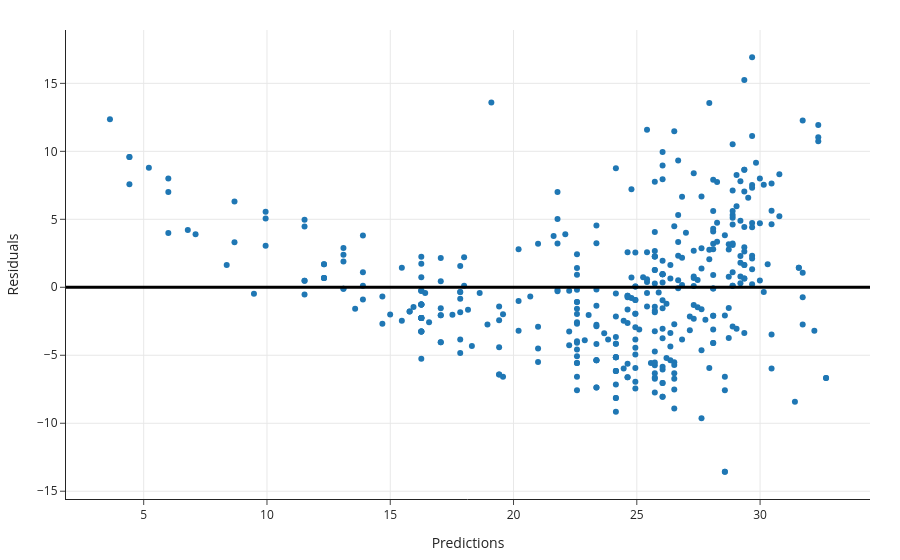

This figure's notebook cell:
### Markdown cell above
Our regression line doesn't capture the curvature in the relationship between `'horsepower'` and `'mpg'`.

Let's look at the residuals:

### Code cell
res = mpg.assign(
    Predictions=car_model.predict(mpg[['horsepower']]),
    Residuals=mpg['mpg'] - car_model.predict(mpg[['horsepower']]),
)
fig = px.scatter(res, x='Predictions', y='Residuals')
fig.add_hline(0, line_width=3, opacity=1)

### Figure 1 — Plotly figure (JSON) as saved in the notebook; plotly's stock layout.template omitted (floating-point values rounded to 4 significant figures; data arrays with more than 128 entries replaced by an {"elided": "..."} marker saying what was removed)
{"data": [{"hovertemplate": "Predictions=%{x}<br>Residuals=%{y}<extra></extra>", "legendgroup": "", "marker": {"color": "#1F77B4", "symbol": "circle"}, "mode": "markers", "name": "", "orientation": "v", "showlegend": false, "type": "scatter", "x": {"elided": "392 float values"}, "xaxis": "x", "y": {"elided": "392 float values"}, "yaxis": "y"}], "layout": {"autosize": true, "legend": {"tracegroupgap": 0}, "shapes": [{"line": {"width": 3}, "opacity": 1, "type": "line", "x0": 0, "x1": 1, "xref": "x domain", "y0": 0, "y1": 0, "yref": "y"}], "xaxis": {"anchor": "y", "autorange": true, "domain": [0, 1], "range": [1.885, 34.42], "title": {"text": "Predictions"}, "type": "linear"}, "yaxis": {"anchor": "x", "autorange": true, "domain": [0, 1], "range": [-15.8, 19.16], "title": {"text": "Residuals"}, "type": "linear"}}}
